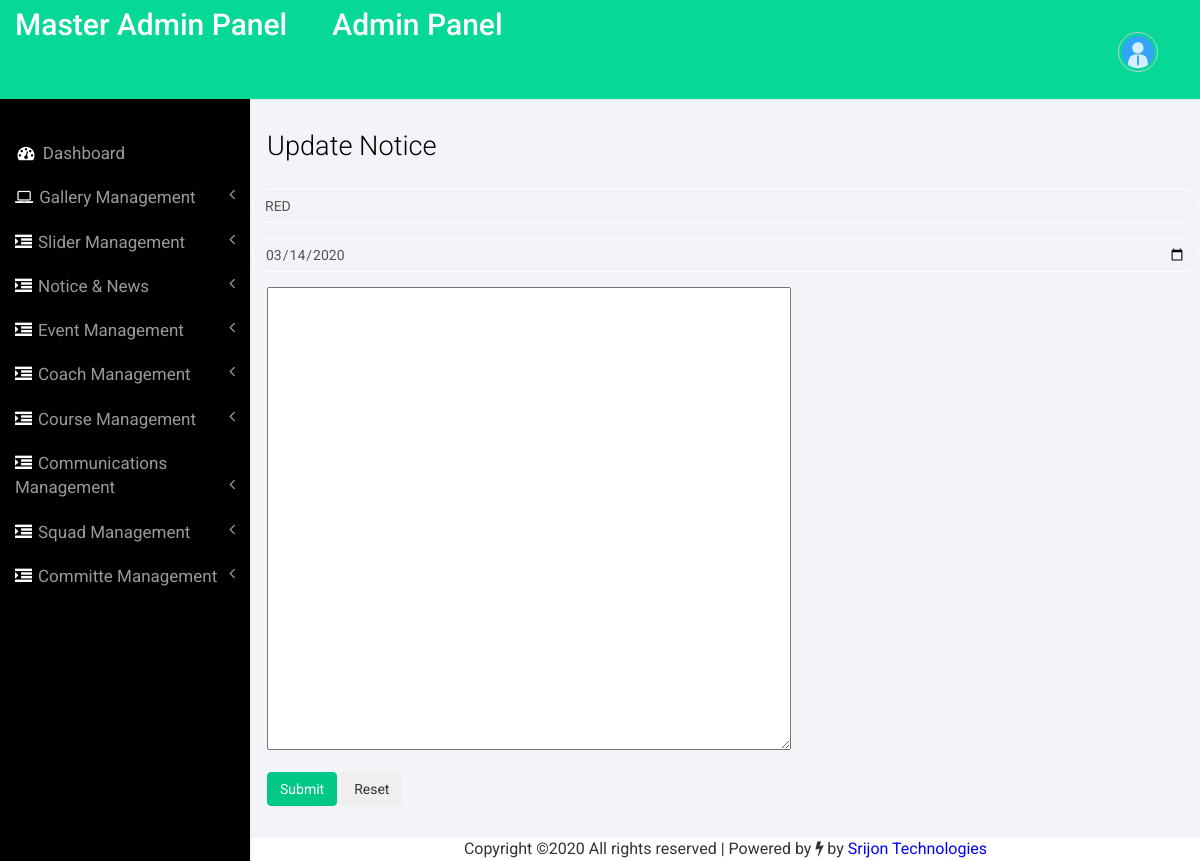
The app's page /admin/updatenotice.php?nid=1 (signed in), older data.
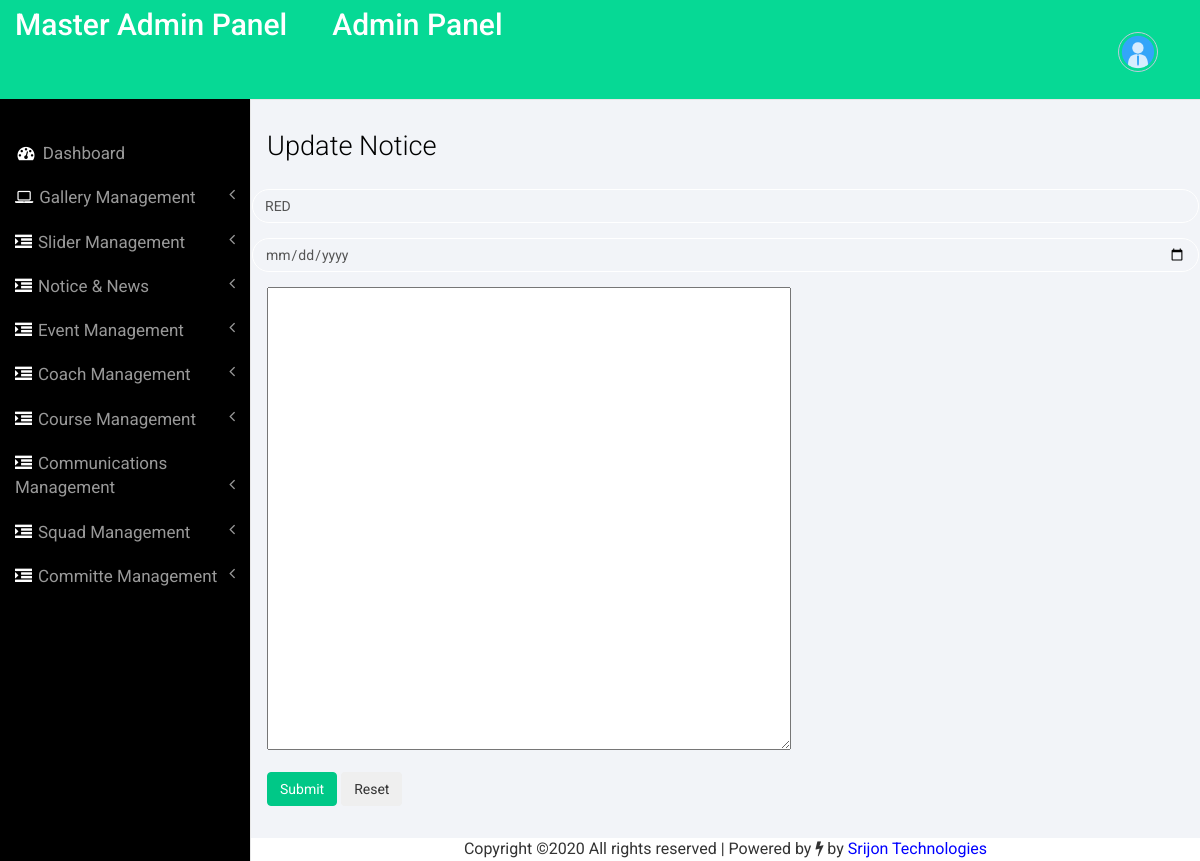
The same page, newer data.
### tables this page shows
CREATE TABLE `tbl_notice` (
  `Id` int(11) NOT NULL,
  `title` varchar(255) NOT NULL,
  `date` varchar(255) NOT NULL,
  `description` longtext NOT NULL
);

### admin/updatenotice.php (the view, shortened to what this page needs)
<?php
include('includes/config.php');
if(strlen($_SESSION['alogin'])==0)
    {
header('location:dashboard.php');
}
else{
?>
<!DOCTYPE HTML>
<html>
<head>
    <link href="css/bootstrap.min.css" rel='stylesheet' type='text/css' />
    <link href="css/style.css" rel='stylesheet' type='text/css' />
    <link href="css/font-awesome.css" rel="stylesheet">
</head>
<body>
    <div id="wrapper">
        <nav class="top1 navbar navbar-default navbar-static-top" role="navigation" style="margin-bottom: 0">
            <div class="navbar-header">
                <a class="navbar-brand" href="dashboard.php">Master Admin Panel</a>
            </div>
            <?php include('includes/sidebar.php'); ?>
        </nav>
        <div id="page-wrapper">
            <div class="graphs">
                <div class="xs">
                    <h3>Update Notice</h3>
                    <div class="tab-content">
                        <div class="tab-pane active" id="horizontal-form">
                            <?php
$nid=intval($_GET['nid']);
$sql = "SELECT * from tbl_notice where Id=:nid";
$query = $dbh -> prepare($sql);
$query -> bindParam(':nid', $nid, PDO::PARAM_STR);
$query->execute();
$results=$query->fetchAll(PDO::FETCH_OBJ);
if($query->rowCount() > 0)
{
foreach($results as $result)
{
?>
                            <form class="form-horizontal" name="notice" method="post" enctype="multipart/form-data">
                                <div class="form-group">
                                    <input type="varchar" class="form-control" name="title" id="title"
                                        value="<?php echo htmlentities($result->title); ?>">
                                </div>
                                <div class="form-group">
                                    <input type="date" class="form-control" name="date" id="date"
                                        value="<?php echo htmlentities($result->date); ?>">
                                </div>
                                <div class="form-group">
                                <div class="col-sm-8">
                                <textarea  name="description" id="description" cols="60" rows="20"
                                value="<?php echo htmlentities($result->description);?>" >
                                </textarea>
                                </div>
                                </div>
                                <?php }} ?>
                                <button type="submit" name="submit" class="btn btn-primary">Submit</button>
                                <button type="reset" class="btn-inverse btn">Reset</button>
                            </form>
                        </div>
                    </div>
                </div>
            </div>
            <?php include('includes/copyright.php') ?>
        </div>
    </div>
    <link href="css/custom.css" rel="stylesheet">
</body>
</html>
<?php }
    ?>

Row changes from the older to the newer data that the page shows:
changed tbl_notice "RED": date "03/14/2020" → (not shown)
